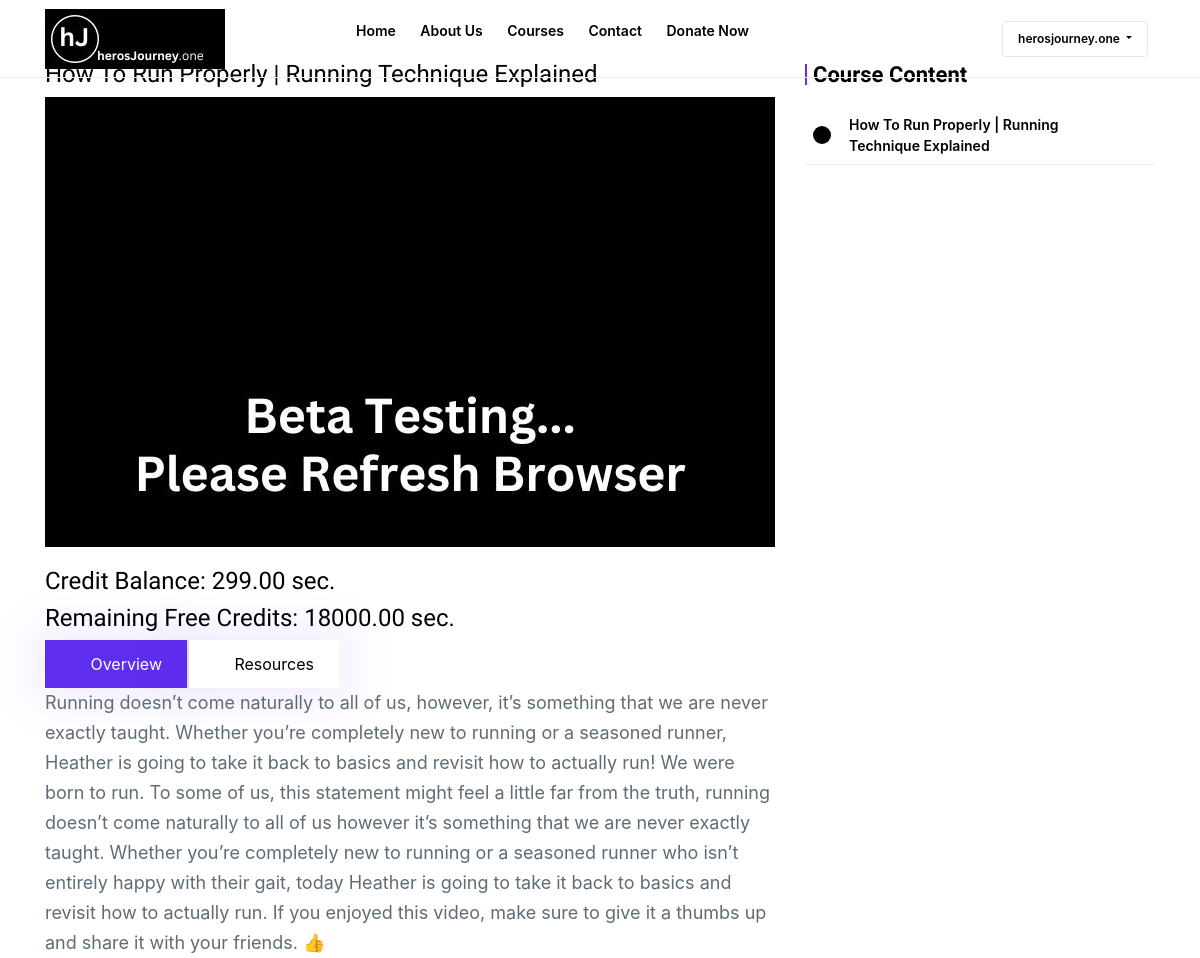
/course-page/how_to_run_properly/?lecture=1 (signed in, upper part), run on an earlier commit of the app's database.
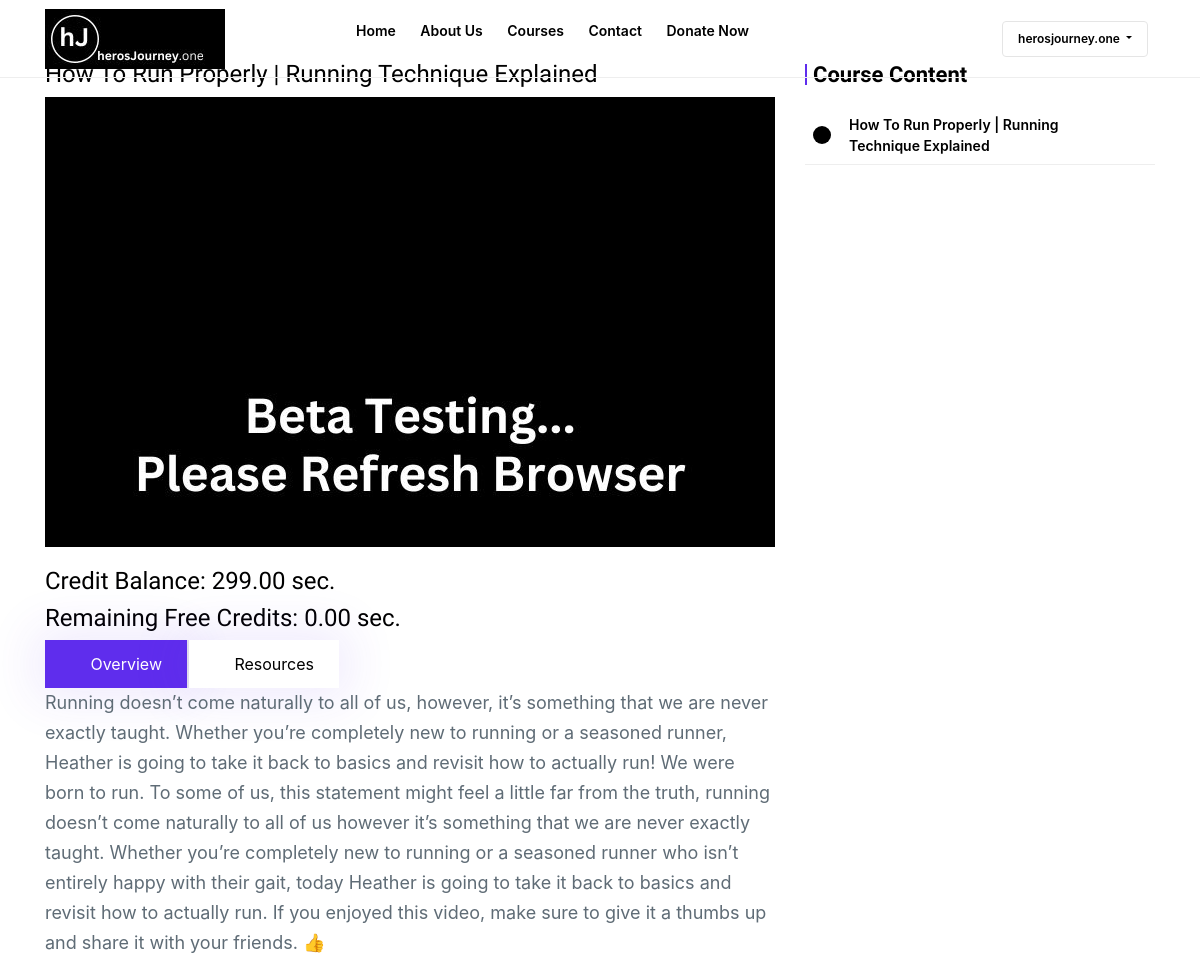
And on a later commit of the database.
### custom_accounts/models.py (models this page shows, shortened)
class User(AbstractBaseUser):
    name = models.CharField(max_length=200, null=True, blank=True)
    email = models.EmailField(max_length=100,unique=True)
    username = models.CharField(max_length=50)
    avatar = models.ImageField(storage=custom_store, null=True, default='avatar.svg')
    phone = models.CharField(max_length=200, null=True, blank=True)
    date_joined = models.DateTimeField(auto_now_add=True)
    is_admin = models.BooleanField(default=False)
    is_staff = models.BooleanField(default=False)
    is_active = models.BooleanField(default=True)
    is_superadmin = models.BooleanField(default=False)
    USERNAME_FIELD = 'email'
    REQUIRED_FIELDS = ['username']
    objects = MyAccountManager()
    class Meta:
        verbose_name = 'Custom user'
        verbose_name_plural = 'Custom Users'

### base/models.py (models this page shows, shortened)
class Video(models.Model):
    title  = models.CharField(max_length = 100 , null = False)
    course = models.ForeignKey(Course , null = False , on_delete=models.CASCADE)
    serial_number = models.IntegerField(null=False)
    video_id = models.CharField(max_length = 100 , null = False)
    is_preview = models.BooleanField(default = False)
    def __str__(self):
        return self.title

class UserProfile(models.Model):
    user = models.OneToOneField(User, on_delete=models.CASCADE)
    course = models.ManyToManyField(Course, blank=True)
    date = models.DateTimeField(auto_now=True)
    credits = models.DecimalField(max_digits=8, decimal_places=2, default=0)
    free_credits = models.DecimalField(max_digits=8, decimal_places=2, default=17999)  # 5 hours in seconds

class Course(models.Model):
    CATEGORY_CHOICES = (
        ('computer-science', 'Computer Science'),
        ('data-science', 'Data science'),
        ('engineering', 'Engineering'),
        ('web-development', 'Web Development'),
        ('architecture', 'Architecture'),
        ('training', 'Training')
    )
    SUB_CATEGORY_CHOICES = (
        ('ml', 'Machine Learning'),
        ('data_science', 'Data Science'),
        ('python', 'Python'),
        ('javascript', 'JavaScript'),
        ('php', 'PHP'),
        ('django', 'Django'),
        ('html', 'HTML'),
        ('reactjs', 'React JS'),
        ('front-end', 'Front-End'),
        ('back-end', 'Back-End'),
        ('running', 'Running'),
        ('gym', 'GYM'),
    )
    id = models.AutoField(primary_key=True)
    name = models.CharField(max_length = 50 , null = False)
    slug = models.CharField(max_length = 50 , null = False , unique = True)
    description = models.TextField( null = True)
    price = models.IntegerField(null=False,default = 0, blank=True)
    discount = models.IntegerField(null=False ,blank=True, default = 0)
    active = models.BooleanField(default = False)
    category = models.CharField(max_length=255, choices=CATEGORY_CHOICES, default='',  blank=True)
    sub_category = models.CharField(max_length=255, choices=SUB_CATEGORY_CHOICES, default='', null=True, blank=True)
    thumbnail = models.ImageField(upload_to = "files/thumbnail")
    date = models.DateTimeField(auto_now_add= True)
    resource = models.FileField(upload_to = "files/resource", blank=True, null=True)
    length = models.IntegerField(null=False)
    instructor_name = models.CharField(max_length=50, null=True)
    enroll_now_status = models.BooleanField(default=True)

### base/views.py (the view)
# urls.py: path('course-page/<str:slug>/', views.coursePage, name='course-detail'),
@login_required
def coursePage(request, slug):
    if request.user.is_authenticated:
        course = get_object_or_404(Course, slug=slug)
        user_profile = UserProfile.objects.get(user=request.user)
        videos = course.video_set.all().order_by('serial_number')
        serial_number = request.GET.get('lecture')
        try:
            video = Video.objects.get(serial_number=serial_number, course=course)
        except ObjectDoesNotExist:
            return HttpResponse("Video not found.", status=404)
        video = Video.objects.get(serial_number=serial_number, course=course)
        credit_balance = user_profile.credits
        remaining_free_credits = user_profile.free_credits
        return render(request, 'base/course_page.html', {'videos':videos,'course': course, 'video':video, 'remaining_free_credits': remaining_free_credits, 'credit_balance': credit_balance})
    else:
        return redirect('login')

### base/templates/base/course_page.html (shortened to what this page needs)
{% extends "base/base.html" %}
{% load static %}
{% block content %}
    <main class="main_wrapper">
        <div class="blogarea__2 sp_top_100 sp_bottom_100">
            <div class="container">
                <div class="row">
                    <div class="col-xl-8 col-lg-8 col-md-8 col-sm-8 col-xs-8">
                        <div data-aos="fade-up" class=''>
                            <h4 id="video-title">{{ video.title }}</h4>
                        </div>
                        {% if credit_balance > 0 or remaining_free_credits > 0 %}
                            <div class="blogarae__img__2 course__details__img__2" data-aos="fade-up">
                                <img class="img-responsive desktop-image" src="{% static 'base/img/blog/730X50-YOUTUBE-CRASH.jpg' %}" alt="blog">
                                <div class="registerarea__content course__details__video">
                                    <div class="registerarea__video" id="video-container">
                                        <div class="plyr__video-embed" id="player">
                                            <iframe id="video-frame" src="https://www.youtube.com/embed/{{ video.video_id }}" allowfullscreen allowtransparency allow="autoplay"></iframe>
                                        </div>
                                    </div>
                                </div>
                            </div>
                        {% endif %}
                        <div class="blog__details__content__wraper">
                            <div class="course__details__tab__wrapper" data-aos="fade-up">
                                <div class="row mt-2">
                                    <div class="col-xl-12">
                                        <div>
                                            <h4>Credit Balance: <span id="credit-balance">{{ credit_balance }} sec.</span></h4>
                                            <h4>Remaining Free Credits: <span id="remaining-free-credits">{{ remaining_free_credits }}</span> sec.</h4>
                                        </div>
                                        <ul class="nav course__tap__wrap" id="myTab" role="tablist">
                                            <li class="nav-item" role="presentation">
                                                <button class="single__tab__link active" data-bs-toggle="tab"
                                                    data-bs-target="#projects__one" type="button">
                                                    <i class="icofont-paper"></i>Overview
                                                </button>
                                            </li>
                                            <li class="nav-item" role="presentation">
                                                <button class="single__tab__link" data-bs-toggle="tab"
                                                    data-bs-target="#projects__two" type="button">
                                                    <i class="icofont-book-alt"></i>Resources
                                                </button>
                                            </li>
                                        </ul>
                                    </div>
                                </div>
                                <div class="tab-content tab__content__wrapper" id="myTabContent">
                                    <div class="tab-pane fade active show" id="projects__one" role="tabpanel"
                                        aria-labelledby="projects__one">
                                        <div class="course__details__paragraph" data-aos="fade-up">
                                            <p id="video-description">{{ course.description }}</p>
                                        </div>
                                    </div>
                                </div>
                            </div>
                        </div>
                    </div>
                    <div class="col-xl-4 col-lg-4">
                        <h4 class="sidebar__title aos-init aos-animate" data-aos="fade-up">Course Content</h4>
                        <div class="course__content__list">
                            {% for video in videos %}
                                <a class="course__content__item {% if v == video %} active {% endif %}" href='?lecture={{video.serial_number}}'>
                                    <div class="course__content__watch_icon">
                                        <i class="icofont-ui-play"></i>
                                    </div>
                                    <div class="course__content__detail">
                                        <div class="course__content__detail_course_title">{{video}}</div>
                                    </div>
                                </a>
                            {% endfor %}
                        </div>
                    </div>
                </div>
            </div>
        </div>
    </main>
{% endblock content %}

### base/templates/base/base.html (shortened to what this page needs)
<!DOCTYPE html>
{% load static %}
<html class="no-js" lang="zxx">
  <head>
    <link rel="stylesheet" href="https://cdn.plyr.io/3.6.2/plyr.css">
    <link rel="stylesheet" href="https://cdnjs.cloudflare.com/ajax/libs/font-awesome/5.15.3/css/all.min.css">
    <link rel="stylesheet" href="{% static 'base/css/bootstrap.min.css' %}" />
    <link rel="stylesheet" href="{% static 'base/css/animate.min.css' %}" />
    <link rel="stylesheet" href="{% static 'base/css/aos.min.css' %}" />
    <link rel="stylesheet" href="{% static 'base/css/magnific-popup.css' %}" />
    <link rel="stylesheet" href="{% static 'base/css/icofont.min.css' %}" />
    <link rel="stylesheet" href="{% static 'base/css/slick.css' %}" />
    <link
      rel="stylesheet"
      href="{% static 'base/cdn.jsdelivr.net/npm/swiper%409/swiper-bundle.min.css' %}"
    />
    <link rel="stylesheet" href="{% static 'base/css/style.css' %}" />
    <link rel="stylesheet" href="https://maxcdn.bootstrapcdn.com/bootstrap/4.5.2/css/bootstrap.min.css">
  </head>
  <body class="body__wrapper">
  <header>
    <div class="headerarea transparent__header header__sticky header__area">
      <div class="container desktop__menu__wrapper">
        <div class="row">
          <div class="col-xl-2 col-lg-2 col-md-6">
            <div class="headerarea__left">
              <div class="headerarea__left__logo">
                <a href="/"
                  ><img src="{% static 'base/img/logo/hJ-Logo-180x60.jpg' %}" alt="logo"
                /></a>
              </div>
            </div>
          </div>
          <div class="col-xl-7 col-lg-7 main_menu_wrap">
            <div class="headerarea__main__menu">
              <nav>
                <ul>
                  <li>
                    <a class="headerarea__has__dropdown" href="/"
                      >Home
                    </a>
                  </li>
                  <li>
                    <a class="headerarea__has__dropdown" href="{% url 'about' %}"
                      >About Us
                    </a>
                  </li>
                  <li>
                    <a class="headerarea__has__dropdown" href="{% url 'courses' %}"
                      >Courses
                    </a>
                  </li>
                  <li>
                    <a class="headerarea__has__dropdown" href="{% url 'contact' %}"
                      >Contact
                    </a>
                  </li>
                  <li>
                    <a class="" href="{% url 'donate' %}">Donate Now</a>
                  </li>
                </ul>
              </nav>
            </div>
          </div>
          <div class="col-xl-3 col-lg-3 col-md-6">
            <div class="headerarea__right">
              <div class="headerarea__login">
                {% if request.user.is_authenticated %}
                <div class="dropdown">
                  <a class="btn dropdown-toggle" type="button" id="dropdownMenuButton1" data-bs-toggle="dropdown" aria-expanded="false">
                    {{request.user.username}}
                  </a>
                </div>
                {% else %}
                  <a href="{% url 'login' %}">Login</a>
                {% endif %}
              </div>
            </div>
          </div>
        </div>
      </div>
    </div>
  </header>
    {% block content %}
    {% endblock content %}
  </body>
</html>

What changed in the data, as far as the page shows it:
changed UserProfile: free_credits "18000.00" → "0.00"
